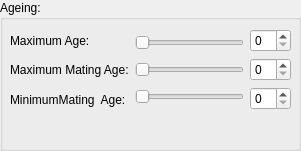
          <widget class="QGroupBox" name="groupBox_20">
           <property name="geometry">
            <rect>
             <x>10</x>
             <y>20</y>
             <width>301</width>
             <height>151</height>
            </rect>
           </property>
           <property name="title">
            <string>Ageing:</string>
           </property>
           <widget class="QWidget" name="layoutWidget_3">
            <property name="geometry">
             <rect>
              <x>10</x>
              <y>29</y>
              <width>281</width>
              <height>82</height>
             </rect>
            </property>
            <layout class="QHBoxLayout" name="horizontalLayout_4">
             <item>
              <layout class="QVBoxLayout" name="verticalLayout_28">
               <item>
                <widget class="QLabel" name="label_42">
                 <property name="text">
                  <string>Maximum Age:</string>
                 </property>
                </widget>
               </item>
               <item>
                <widget class="QLabel" name="label_43">
                 <property name="text">
                  <string>Maximum Mating Age:</string>
                 </property>
                </widget>
               </item>
               <item>
                <widget class="QLabel" name="label_44">
                 <property name="text">
                  <string>MinimumMating  Age:</string>
                 </property>
                </widget>
               </item>
              </layout>
             </item>
             <item>
              <layout class="QVBoxLayout" name="verticalLayout_29">
               <item>
                <widget class="QSlider" name="horizontalSlider_31">
                 <property name="orientation">
                  <enum>Qt::Horizontal</enum>
                 </property>
                </widget>
               </item>
               <item>
                <widget class="QSlider" name="horizontalSlider_32">
                 <property name="orientation">
                  <enum>Qt::Horizontal</enum>
                 </property>
                </widget>
               </item>
               <item>
                <widget class="QSlider" name="horizontalSlider_33">
                 <property name="orientation">
                  <enum>Qt::Horizontal</enum>
                 </property>
                </widget>
               </item>
              </layout>
             </item>
             <item>
              <layout class="QVBoxLayout" name="verticalLayout_30">
               <item>
                <widget class="QSpinBox" name="spinBox_24"/>
               </item>
               <item>
                <widget class="QSpinBox" name="spinBox_25"/>
               </item>
               <item>
                <widget class="QSpinBox" name="spinBox_27"/>
               </item>
              </layout>
             </item>
            </layout>
           </widget>
          </widget>
